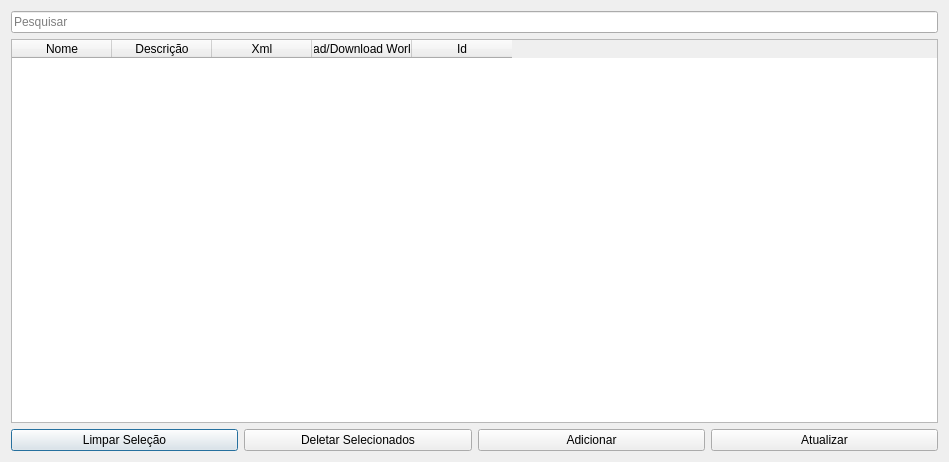
<?xml version="1.0" encoding="UTF-8"?>
<ui version="4.0">
 <class>Dialog</class>
 <widget class="QDialog" name="Dialog">
  <property name="geometry">
   <rect>
    <x>0</x>
    <y>0</y>
    <width>949</width>
    <height>462</height>
   </rect>
  </property>
  <property name="windowTitle">
   <string>Gerenciador de Worflows</string>
  </property>
  <layout class="QGridLayout" name="gridLayout">
   <item row="1" column="0">
    <widget class="QTableWidget" name="tableWidget">
     <column>
      <property name="text">
       <string>Nome</string>
      </property>
     </column>
     <column>
      <property name="text">
       <string>Descrição</string>
      </property>
     </column>
     <column>
      <property name="text">
       <string>Xml</string>
      </property>
     </column>
     <column>
      <property name="text">
       <string>Upload/Download Workflow</string>
      </property>
     </column>
     <column>
      <property name="text">
       <string>Id</string>
      </property>
     </column>
    </widget>
   </item>
   <item row="2" column="0">
    <layout class="QHBoxLayout" name="horizontalLayout">
     <item>
      <widget class="QPushButton" name="clearSelectionBtn">
       <property name="text">
        <string>Limpar Seleção</string>
       </property>
      </widget>
     </item>
     <item>
      <widget class="QPushButton" name="delBtn">
       <property name="text">
        <string>Deletar Selecionados</string>
       </property>
      </widget>
     </item>
     <item>
      <widget class="QPushButton" name="addFormBtn">
       <property name="text">
        <string>Adicionar</string>
       </property>
      </widget>
     </item>
     <item>
      <widget class="QPushButton" name="saveBtn">
       <property name="text">
        <string>Atualizar</string>
       </property>
      </widget>
     </item>
    </layout>
   </item>
   <item row="0" column="0">
    <widget class="QLineEdit" name="searchLe">
     <property name="placeholderText">
      <string>Pesquisar</string>
     </property>
    </widget>
   </item>
  </layout>
 </widget>
 <resources/>
 <connections/>
</ui>
